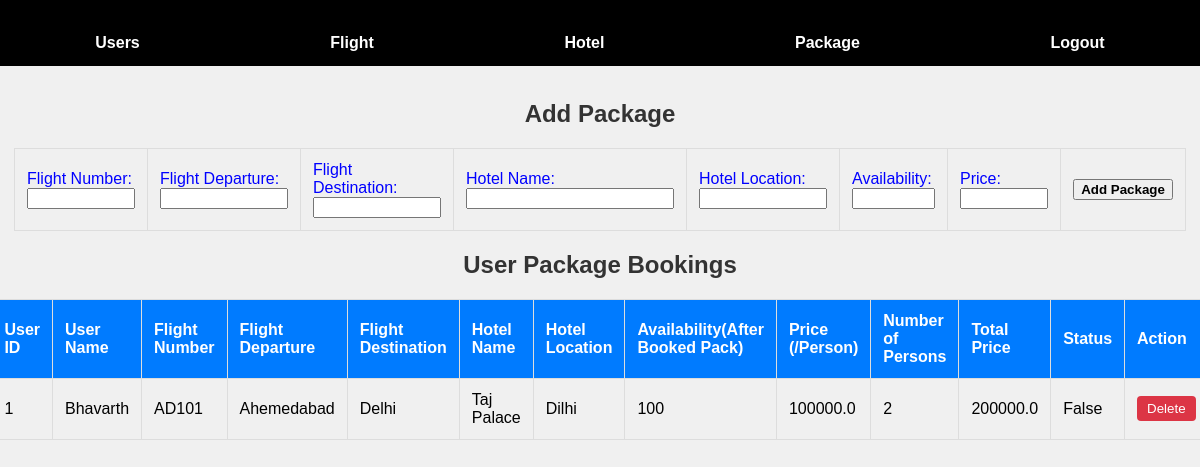
Page /admin_package (signed in) on the committed database.
### app/model.py (models this page shows, shortened)
class PackageBooking(db.Model):
    __tablename__ = 'package_bookings'
    id = db.Column(db.Integer, primary_key=True)
    package_id = db.Column(db.Integer, db.ForeignKey('package.id'))
    user_id = db.Column(db.Integer, db.ForeignKey('user_register.id'))
    booking_date = db.Column(db.DateTime, nullable=False)
    num_of_people = db.Column(db.Integer, nullable=False)
    total_price = db.Column(db.Float, nullable=False)
    status = db.Column(db.Boolean, default=True)
    package = db.relationship('Package', backref='bookings')
    user = db.relationship('User_register', backref='package_bookings')

class User_register(db.Model):
    id = db.Column(db.Integer, primary_key=True)
    username = db.Column(db.String(150), unique=True)
    email = db.Column(db.String(150), unique=True)
    password = db.Column(db.String(50))
    confirmpassword = db.Column(db.String(50))

class Package(db.Model):
    id = db.Column(db.Integer, primary_key=True)
    pack_flight_number = db.Column(db.String(50), nullable=False)
    pack_flight_departure = db.Column(db.String(100), nullable=False)
    pack_flight_destination = db.Column(db.String(100), nullable=False)
    pack_hotel_name = db.Column(db.String(100), nullable=False)
    pack_hotel_location = db.Column(db.String(100), nullable=False)
    pack_price = db.Column(db.Float, nullable=False)
    pack_availability = db.Column(db.Integer, nullable=False)

### app/route.py (the view, shortened to what this page needs)
@app.route("/admin_package", methods=["GET", "POST"])
@login_required
def add_package():
    user_bookings = PackageBooking.query.all()
    return render_template("admin_packageview.html", user_bookings=user_bookings)

### app/templates/admin_packageview.html (shortened to what this page needs)
{% extends 'base_admin.html' %}
{% block content %}
  <body>
    <div class="admin-container">
      <h2>Add Package</h2>
      <form action="{{ url_for('add_package') }}" method="POST">
        <div>
          <table style="color:blue; align-self: center;">
            <tr>
              <td>
                <label for="pack_flight_number">Flight Number:</label>
                <input type="text" id="pack_flight_number" name="pack_flight_number" style="width: 100px;" required />
              </td>
              <td>
                <label for="pack_flight_departure">Flight Departure:</label>
                <input type="text" id="pack_flight_departure" name="pack_flight_departure" style="width: 120px;" required />
              </td>
              <td>
                <label for="pack_flight_destination">Flight Destination:</label>
                <input type="text" id="pack_flight_destination" name="pack_flight_destination" style="width: 120px;" required />
              </td>
              <td>
                <label for="pack_hotel_name">Hotel Name:</label>
                <input type="text" id="pack_hotel_name" name="pack_hotel_name" style="width: 200px;" required />
              </td>
              <td>
                <label for="pack_hotel_location">Hotel Location:</label>
                <input type="text" id="pack_hotel_location" name="pack_hotel_location" style="width: 120px;" required />
              </td>
              <td>
                <label for="pack_availability">Availability:</label>
                <input type="number" id="pack_availability" name="pack_availability" style="width: 75px;" required />
              </td>
              <td>
                <label for="pack_price">Price:</label>
                <input type="number" id="pack_price" name="pack_price" style="width: 80px;" required />
              </td>
              <td>
                <button type="submit" style="width: 100px;"><b>Add Package</b></button>
              </td>
            </tr>
          </table>
        </div>
      </form>
    </div>
    <div class="admin-container">
      <h2>User Package Bookings</h2>
      <table>
        <thead>
          <tr>
            <th>User ID</th>
            <th>User Name</th>
            <th>Flight Number</th>
            <th>Flight Departure</th>
            <th>Flight Destination</th>
            <th>Hotel Name</th>
            <th>Hotel Location</th>
            <th>Availability(After Booked Pack)</th>
            <th>Price (/Person)</th>
            <th>Number of Persons</th>
            <th>Total Price</th>
            <th>Status</th>
            <th style="width: 10%;">Action</th>
          </tr>
        </thead>
        <tbody>
          {% for booking in user_bookings %}
            <tr>
              <td>{{ booking.user_id }}</td>
              <td>{{ booking.user.username }}</td>
              <td>{{ booking.package.pack_flight_number }}</td>
              <td>{{ booking.package.pack_flight_departure }}</td>
              <td>{{ booking.package.pack_flight_destination }}</td>
              <td>{{ booking.package.pack_hotel_name }}</td>
              <td>{{ booking.package.pack_hotel_location }}</td>
              <td>{{ booking.package.pack_availability }}</td>
              <td>{{ booking.package.pack_price }}</td>
              <td>{{ booking.num_of_people }}</td>
              <td>{{ booking.total_price }}</td>
              <td>{{ booking.status }}</td>
              <td>
                {% if booking.status == True %}
                  <form action="{{ url_for('edit_package_booking', booking_id=booking.id, package_id=booking.package_id) }}" method="GET" style="display:inline;">
                    <button type="submit" class="btn btn-warning">Edit</button>
                  </form>
                  <form action="{{ url_for('admin_manage_user_booking') }}" method="POST">
                    <input type="hidden" name="booking_id" value="{{ booking.id }}" />
                    <input type="hidden" name="booking_type" value="package" /><br/>
                    <button type="submit" class="btn" style="display:inline;background-color: crimson;" onclick="return confirmCancel();"><b>Cancel</b></button>
                  </form>
                {% else %}
                  <form action="{{ url_for('delete_package_booking', booking_id=booking.id) }}" method="POST" style="display:inline;">
                    <button type="submit" class="btn btn-danger">Delete</button>
                  </form>
                {% endif %}
              </td>
            </tr>
          {% endfor %}
        </tbody>
      </table>
    </div>
  </body>
{% endblock %}

### app/static/adminpanel_style.css (style rules this page uses)
body { font-family: Arial, sans-serif; margin: 0; padding: 0; background-color: #f0f0f0; padding-top: 60px; }
h2 { text-align: center; color: #333; margin-bottom: 20px; }
table { width: 100%; border-collapse: collapse; margin-top: 20px; table-layout: auto; }
th, td { border: 1px solid #ddd; padding: 12px; text-align: left; }
th { background-color: #007bff; color: white; }
.btn { background-color: #007bff; color: white; padding: 5px 10px; border: none; border-radius: 4px; cursor: pointer; }
.btn-danger { background-color: #dc3545; color: white; padding: 5px 10px; border: none; border-radius: 4px; cursor: pointer; }

### rows in the picture
PackageBooking: user_id "1", user.username "Bhavarth", package.pack_flight_number "AD101", package.pack_flight_departure "Ahemedabad", package.pack_flight_destination "Delhi", package.pack_hotel_name "Taj Palace", package.pack_hotel_location "Dilhi", package.pack_availability "100", package.pack_price "100000.0", num_of_people "2", total_price "200000.0", status "False"
